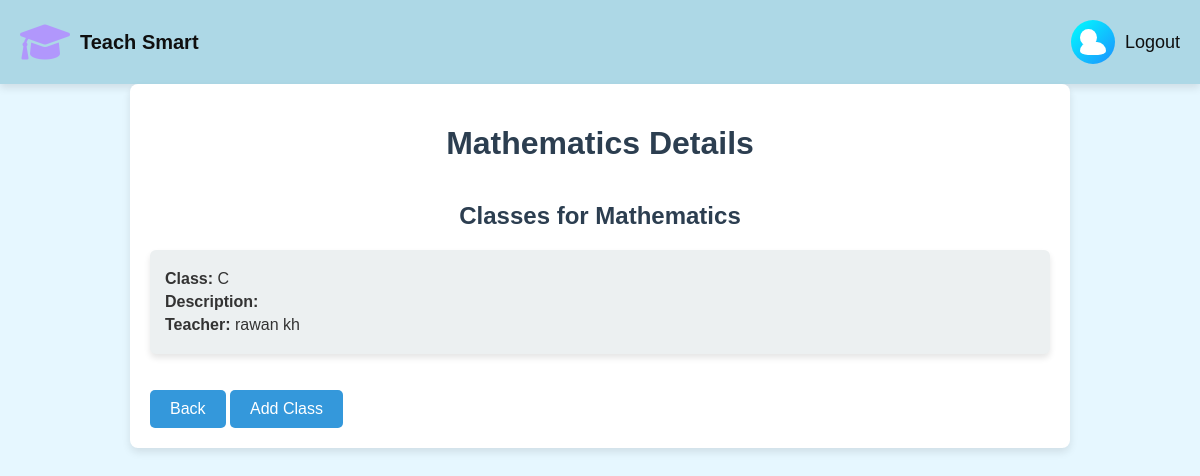
The page /subject_detail/Mathematics/ on the database as committed earlier.
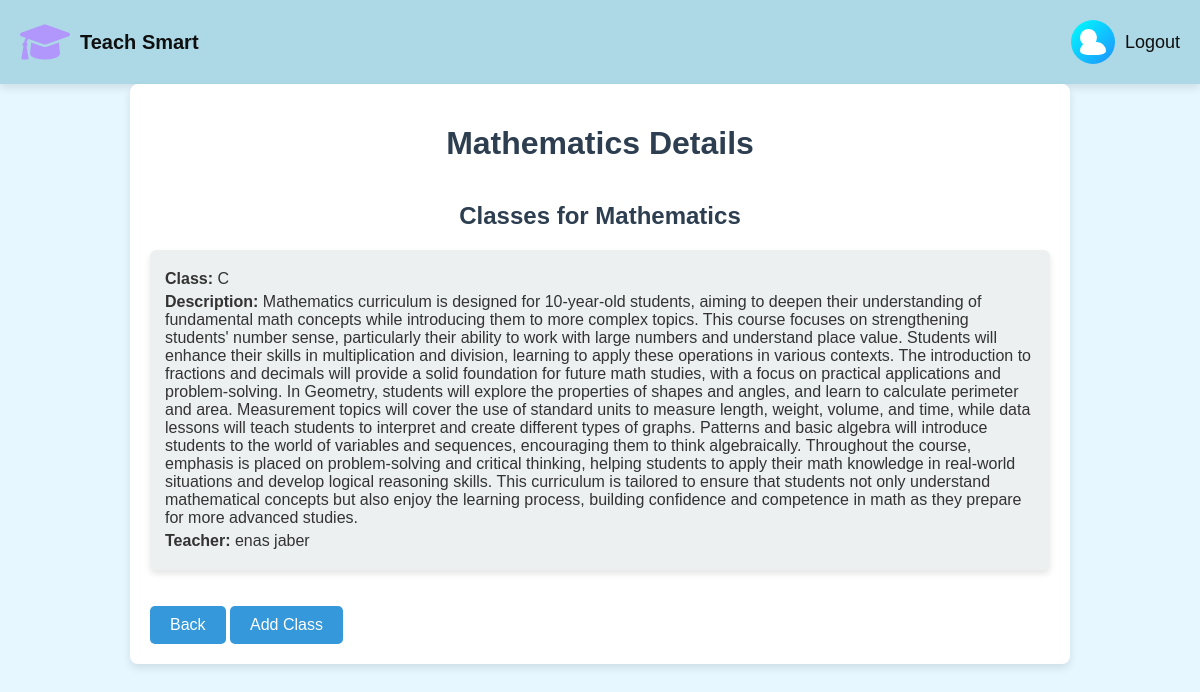
The same page on the database as committed later.
### tsweb/models.py (models this page shows, shortened)
class SubjectClass(models.Model):
    GRADE_CHOICES = Teacher.CLASS_CHOICES  # Use the same choices as in Teacher model
    subject = models.ForeignKey(Subject, on_delete=models.CASCADE, related_name='subject_classes')
    class_name = models.CharField(max_length=1, choices=GRADE_CHOICES)  # Class name or grade
    description = models.TextField(blank=True, help_text="Description of the subject")
    description = models.TextField(blank=True, help_text="Description of the subject")
    syllabus = models.TextField(blank=True, help_text="Syllabus or study path for the subject")
    teachers = models.ManyToManyField(Teacher, related_name='subject_classes', help_text="Select teachers for this subject")

class Teacher(models.Model):
    CLASS_CHOICES = [
        ('A', 'First grade'),
        ('B', 'Second grade'),
        ('C', 'Third grade'),
        ('D', 'Fourth grade'),
        ('E', 'Fifth grade'),
        ('F', 'Sixth grade'),
    ]
    id_number = models.CharField(
        max_length=9,
        unique=True,
        validators=[RegexValidator(r'^\d{9}$', "Please enter exactly 9 digits.")]
    )
    first_name = models.CharField(max_length=50)
    last_name = models.CharField(max_length=50)
    date_of_birth = models.DateField()
    email = models.EmailField(unique=True, validators=[EmailValidator(message="Invalid email address.")])
    phone_number = models.CharField(
        max_length=10,
        validators=[
            RegexValidator(
                regex=r'^(05\d|0[23489])\d{7}$',
                message='Invalid Israeli phone number. Please enter 10 digits starting with 05 .'
            )
        ]
    )
    password = models.CharField(max_length=128)  # הוספת שדה סיסמה
    subject = models.ForeignKey(Subject, on_delete=models.CASCADE, related_name='teachers', help_text="Select the subject the teacher can teach")
    classes = models.CharField(
        max_length=1,
        choices=CLASS_CHOICES,
        help_text="Select the grade the teacher can educate"
    )
    def __str__(self):
        return f"{self.first_name} {self.last_name}"

### tsweb/views.py (the view)
# urls.py: path('subject_detail/<str:name>/', views.subject_detail, name='subject_detail'),
def subject_detail(request, name):
    subject = get_object_or_404(Subject, name=name)
    subject_classes = subject.subject_classes.all()  # Access related classes
    return render(request, 'subject_detail.html', {'subject': subject, 'subject_classes': subject_classes})

### tsweb/Templates/subject_detail.html (shortened to what this page needs)
{% extends "base.html" %}
{% block content %}
<!DOCTYPE html>
<html>
<head>
    <link rel="stylesheet" href="https://cdnjs.cloudflare.com/ajax/libs/font-awesome/6.0.0-beta3/css/all.min.css">
</head>
<body>
    <div class="container">
        <h1>{{ subject.name }} Details</h1>
        <h2>Classes for {{ subject.name }}</h2>
        <ul class="subject-class-list">
            {% for subject_class in subject_classes %}
            <li>
                <p><strong>Class:</strong> {{ subject_class.class_name }}</p>
                <p><strong>Description:</strong> {{ subject_class.description }}</p>
                <p><strong>Teacher:</strong> {{ subject_class.teachers.all|join:", " }}</p>
            </li>
            {% empty %}
            <li>No classes available for this subject.</li>
            {% endfor %}
        </ul>
        <a class="back-button" href="{% url 'the_subjects' %}">Back </a>
        <a class="back-button" href="{% url 'add_subject_class' subject.name %}">Add Class </a>
    </div>
</body>
</html>
{% endblock %}

Rows that differ between the two databases and show on the page:
removed SubjectClass: class_name "C", teachers.all "rawan kh"
added SubjectClass: class_name "C", description "Mathematics curriculum is designed for 10-year-old students, aiming to deepen their understanding of fundamental math concepts while introducing them to more complex topics. This course focuses on strengthening students' number sense, particularly their ability to work with large numbers and understand place value. Students will enhance their skills in multiplication and division, learning to apply these operations in various contexts. The introduction to fractions and decimals will provide a solid foundation for future math studies, with a focus on practical applications and problem-solving. In Geometry, students will explore the properties of shapes and angles, and learn to calculate…", teachers.all "enas jaber"
